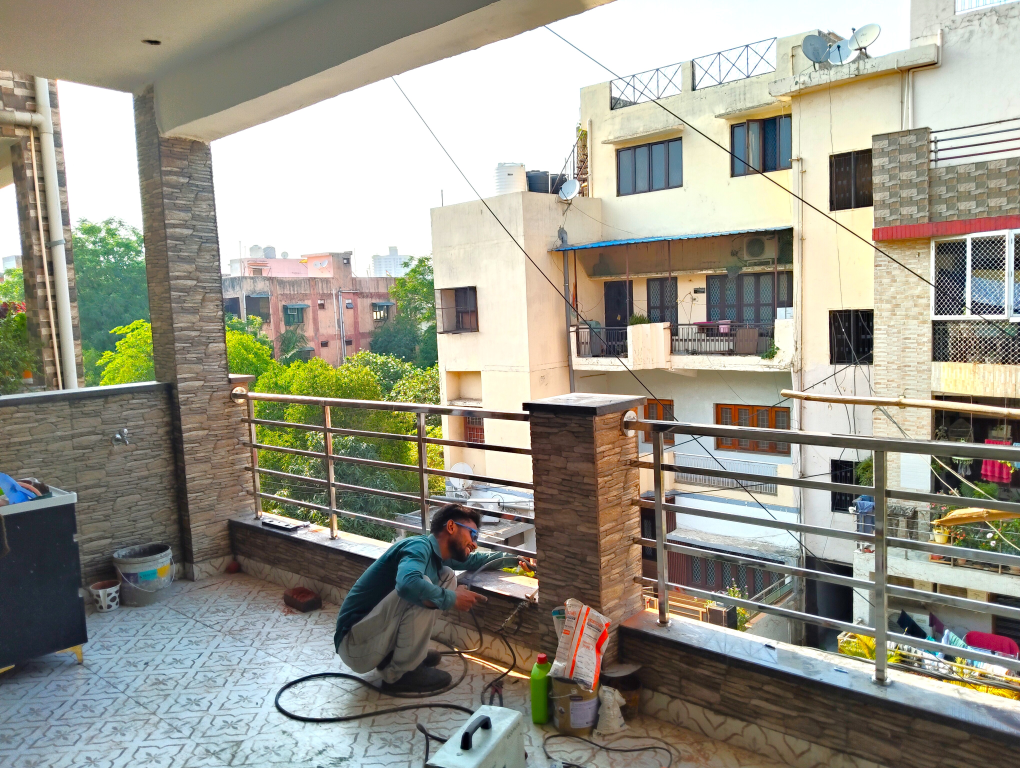
#> input picture img/Products/railings/source/10.jpg, 4080 x 3072 px, found by its file name (shown at 1/4 size); its folder holds only this picture in this run
$ python process_product_images.py
#> lines starting #> are read from the running program, lines starting #| are printed output that depends on the picture
import os
from PIL import Image, ImageOps

# Paths
source_folder = r"C:\Users\Pankaj Kumar\OneDrive\Desktop\Web Images\railings\source"
build_folder = r"C:\Users\Pankaj Kumar\OneDrive\Desktop\Web Images\railings\build"

# Target max dimensions (aspect ratio preserved)
variants = {
    "display": (900, 1200),
    "thumbs": (260, 350),
    "zoom-desktop": (1200, 1600),
    "zoom-tablet": (1024, 1365),
    "zoom-mobile": (900, 1200),
    "webp-original": None
}

# Create subfolders if not exist
for v in variants.keys():
    os.makedirs(os.path.join(build_folder, v), exist_ok=True)

print("Script started...")

# Process images
for idx, filename in enumerate(sorted(os.listdir(source_folder)), start=1):
    if filename.lower().endswith((".jpg", ".jpeg", ".png")):
        file_path = os.path.join(source_folder, filename)
        img = Image.open(file_path).convert("RGB")
#> img is the input picture: PIL image 4080x3072 RGB; mean R, G, B 153.5, 151.6, 138.7

        # ✅ Correct orientation based on EXIF
        img = ImageOps.exif_transpose(img)

        new_base = f"steel-main-gates-{idx:03d}.webp"
        orig_w, orig_h = img.size
#> orig_w = 4080; orig_h = 3072

        for variant, max_size in variants.items():
            new_path = os.path.join(build_folder, variant, new_base)

            if max_size:
                max_w, max_h = max_size
                img_copy = img.copy()
                img_copy.thumbnail((max_w, max_h), Image.Resampling.LANCZOS)
                img_copy.save(new_path, "webp", lossless=True)
            else:
                img.save(new_path, "webp", lossless=True)
#> this loop made 6 passes
#> pass 1, `img_copy.save(new_path, "webp", lossless=True)`:
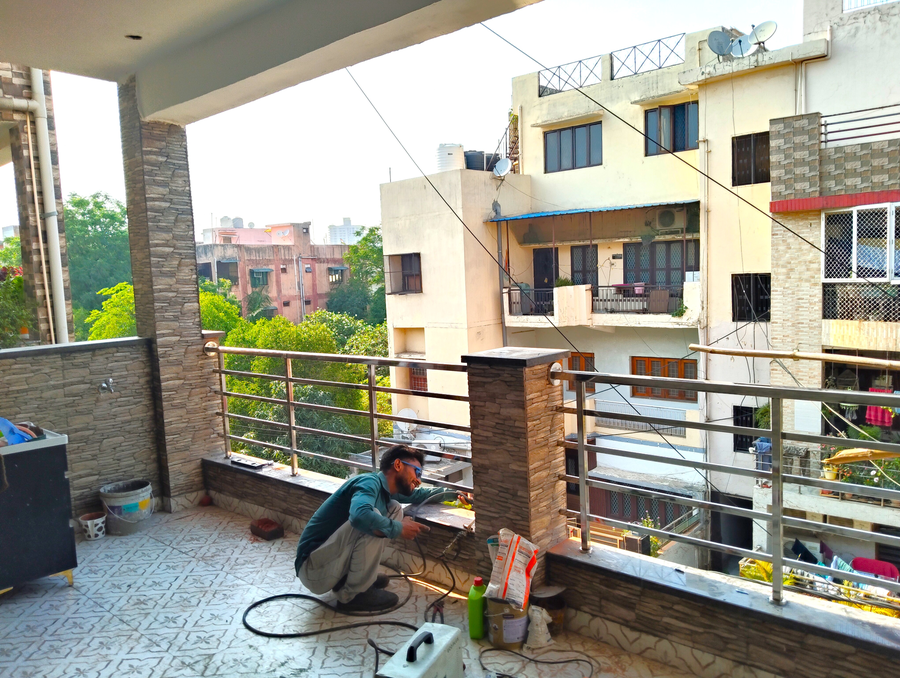
#> saved as steel-main-gates-001.webp: PIL image 900x678 RGB; mean R, G, B 153.5, 151.6, 138.8
#> pass 2, `img_copy.save(new_path, "webp", lossless=True)`:
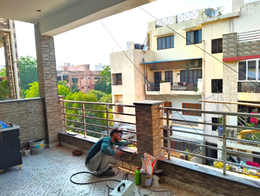
#> saved as steel-main-gates-001.webp: PIL image 260x196 RGB; mean R, G, B 153.4, 151.5, 138.6

        print(f"Processed: {filename} → {new_base} ({orig_w}x{orig_h})")
#| Processed: 10.jpg → steel-main-gates-001.webp (4080x3072)

print("✅ All images converted and saved into build folders.")
